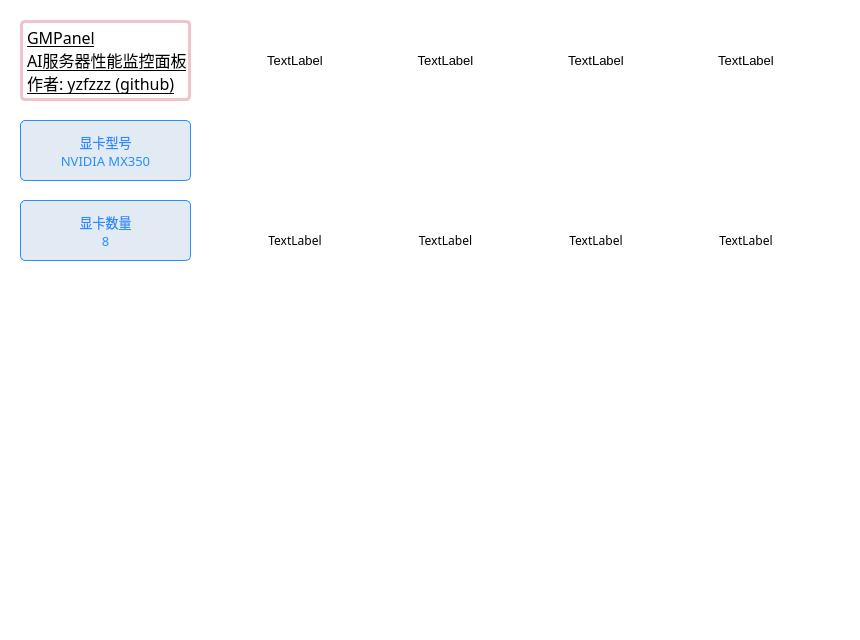
<?xml version="1.0" encoding="UTF-8"?>
<ui version="4.0">
 <class>Widget</class>
 <widget class="QWidget" name="Widget">
  <property name="geometry">
   <rect>
    <x>0</x>
    <y>0</y>
    <width>860</width>
    <height>640</height>
   </rect>
  </property>
  <property name="sizePolicy">
   <sizepolicy hsizetype="Fixed" vsizetype="Fixed">
    <horstretch>0</horstretch>
    <verstretch>0</verstretch>
   </sizepolicy>
  </property>
  <property name="minimumSize">
   <size>
    <width>860</width>
    <height>640</height>
   </size>
  </property>
  <property name="maximumSize">
   <size>
    <width>860</width>
    <height>640</height>
   </size>
  </property>
  <property name="font">
   <font>
    <family>Dubai</family>
    <stylestrategy>PreferAntialias</stylestrategy>
   </font>
  </property>
  <property name="windowTitle">
   <string>GMPanel</string>
  </property>
  <property name="autoFillBackground">
   <bool>false</bool>
  </property>
  <property name="styleSheet">
   <string notr="true">background-color: rgb(255,255,255);
color: rgb(0,0,0);
</string>
  </property>
  <widget class="QLabel" name="gpu_name">
   <property name="geometry">
    <rect>
     <x>20</x>
     <y>120</y>
     <width>171</width>
     <height>61</height>
    </rect>
   </property>
   <property name="font">
    <font>
     <family>Microsoft YaHei</family>
     <pointsize>10</pointsize>
    </font>
   </property>
   <property name="styleSheet">
    <string notr="true">	border: 1px solid #298DFF; /* 无边框 */
	border-radius: 5px; /* 边框圆角 */
	background-color: #E2EAF4; /* 背景颜色 */
	color: #298DFF; /* 文本颜色 */
	font-family: &quot;Microsoft YaHei&quot;; /* 文本字体族 */
	font-size: 10pt; /* 文本字体大小 */
</string>
   </property>
   <property name="frameShadow">
    <enum>QFrame::Plain</enum>
   </property>
   <property name="text">
    <string>显卡型号
NVIDIA MX350</string>
   </property>
   <property name="scaledContents">
    <bool>false</bool>
   </property>
   <property name="alignment">
    <set>Qt::AlignCenter</set>
   </property>
  </widget>
  <widget class="QLabel" name="gpu_num">
   <property name="geometry">
    <rect>
     <x>20</x>
     <y>200</y>
     <width>171</width>
     <height>61</height>
    </rect>
   </property>
   <property name="font">
    <font>
     <family>Microsoft YaHei</family>
     <pointsize>10</pointsize>
    </font>
   </property>
   <property name="focusPolicy">
    <enum>Qt::NoFocus</enum>
   </property>
   <property name="contextMenuPolicy">
    <enum>Qt::NoContextMenu</enum>
   </property>
   <property name="styleSheet">
    <string notr="true">	border: 1px solid #298DFF; /* 无边框 */
	border-radius: 5px; /* 边框圆角 */
	background-color:#E2EAF4; /* 背景颜色 */
	color: #298DFF; /* 文本颜色 */
	font-family: &quot;Microsoft YaHei&quot;; /* 文本字体族 */
	font-size: 10pt; /* 文本字体大小 */
</string>
   </property>
   <property name="frameShape">
    <enum>QFrame::NoFrame</enum>
   </property>
   <property name="frameShadow">
    <enum>QFrame::Plain</enum>
   </property>
   <property name="text">
    <string>显卡数量
8</string>
   </property>
   <property name="alignment">
    <set>Qt::AlignCenter</set>
   </property>
   <property name="wordWrap">
    <bool>false</bool>
   </property>
  </widget>
  <widget class="QWidget" name="horizontalLayoutWidget">
   <property name="geometry">
    <rect>
     <x>220</x>
     <y>81</y>
     <width>601</width>
     <height>161</height>
    </rect>
   </property>
   <layout class="QHBoxLayout" name="horizontalLayout_4">
    <property name="spacing">
     <number>20</number>
    </property>
    <property name="leftMargin">
     <number>10</number>
    </property>
    <property name="topMargin">
     <number>5</number>
    </property>
    <property name="rightMargin">
     <number>10</number>
    </property>
    <property name="bottomMargin">
     <number>2</number>
    </property>
    <item>
     <widget class="water_progress" name="water1" native="true">
      <property name="sizePolicy">
       <sizepolicy hsizetype="Expanding" vsizetype="Expanding">
        <horstretch>0</horstretch>
        <verstretch>0</verstretch>
       </sizepolicy>
      </property>
      <property name="minimumSize">
       <size>
        <width>120</width>
        <height>120</height>
       </size>
      </property>
      <property name="maximumSize">
       <size>
        <width>360</width>
        <height>360</height>
       </size>
      </property>
      <property name="baseSize">
       <size>
        <width>120</width>
        <height>120</height>
       </size>
      </property>
     </widget>
    </item>
    <item>
     <widget class="water_progress" name="water2" native="true">
      <property name="sizePolicy">
       <sizepolicy hsizetype="Expanding" vsizetype="Expanding">
        <horstretch>0</horstretch>
        <verstretch>0</verstretch>
       </sizepolicy>
      </property>
      <property name="minimumSize">
       <size>
        <width>120</width>
        <height>120</height>
       </size>
      </property>
      <property name="maximumSize">
       <size>
        <width>360</width>
        <height>360</height>
       </size>
      </property>
      <property name="baseSize">
       <size>
        <width>120</width>
        <height>120</height>
       </size>
      </property>
     </widget>
    </item>
    <item>
     <widget class="water_progress" name="water3" native="true">
      <property name="sizePolicy">
       <sizepolicy hsizetype="Expanding" vsizetype="Expanding">
        <horstretch>0</horstretch>
        <verstretch>0</verstretch>
       </sizepolicy>
      </property>
      <property name="minimumSize">
       <size>
        <width>120</width>
        <height>120</height>
       </size>
      </property>
      <property name="maximumSize">
       <size>
        <width>360</width>
        <height>360</height>
       </size>
      </property>
      <property name="baseSize">
       <size>
        <width>120</width>
        <height>120</height>
       </size>
      </property>
     </widget>
    </item>
    <item>
     <widget class="water_progress" name="water4" native="true">
      <property name="sizePolicy">
       <sizepolicy hsizetype="Expanding" vsizetype="Expanding">
        <horstretch>0</horstretch>
        <verstretch>0</verstretch>
       </sizepolicy>
      </property>
      <property name="minimumSize">
       <size>
        <width>120</width>
        <height>120</height>
       </size>
      </property>
      <property name="maximumSize">
       <size>
        <width>360</width>
        <height>360</height>
       </size>
      </property>
      <property name="baseSize">
       <size>
        <width>120</width>
        <height>120</height>
       </size>
      </property>
     </widget>
    </item>
   </layout>
  </widget>
  <widget class="QWidget" name="horizontalLayoutWidget_2">
   <property name="geometry">
    <rect>
     <x>220</x>
     <y>40</y>
     <width>601</width>
     <height>41</height>
    </rect>
   </property>
   <layout class="QHBoxLayout" name="horizontalLayout_5">
    <property name="spacing">
     <number>20</number>
    </property>
    <property name="leftMargin">
     <number>10</number>
    </property>
    <property name="rightMargin">
     <number>10</number>
    </property>
    <item>
     <widget class="QLabel" name="label_up_1">
      <property name="font">
       <font>
        <family>Microsoft YaHei UI</family>
        <pointsize>10</pointsize>
        <weight>50</weight>
        <bold>false</bold>
        <stylestrategy>PreferDefault</stylestrategy>
       </font>
      </property>
      <property name="text">
       <string>TextLabel</string>
      </property>
      <property name="alignment">
       <set>Qt::AlignCenter</set>
      </property>
     </widget>
    </item>
    <item>
     <widget class="QLabel" name="label_up_2">
      <property name="font">
       <font>
        <family>Microsoft YaHei UI</family>
        <pointsize>10</pointsize>
        <stylestrategy>PreferDefault</stylestrategy>
       </font>
      </property>
      <property name="text">
       <string>TextLabel</string>
      </property>
      <property name="alignment">
       <set>Qt::AlignCenter</set>
      </property>
     </widget>
    </item>
    <item>
     <widget class="QLabel" name="label_up_3">
      <property name="font">
       <font>
        <family>Microsoft YaHei UI</family>
        <pointsize>10</pointsize>
        <stylestrategy>PreferDefault</stylestrategy>
       </font>
      </property>
      <property name="text">
       <string>TextLabel</string>
      </property>
      <property name="alignment">
       <set>Qt::AlignCenter</set>
      </property>
     </widget>
    </item>
    <item>
     <widget class="QLabel" name="label_up_4">
      <property name="font">
       <font>
        <family>Microsoft YaHei UI</family>
        <pointsize>10</pointsize>
        <stylestrategy>PreferDefault</stylestrategy>
       </font>
      </property>
      <property name="text">
       <string>TextLabel</string>
      </property>
      <property name="alignment">
       <set>Qt::AlignCenter</set>
      </property>
     </widget>
    </item>
   </layout>
  </widget>
  <widget class="QFrame" name="horizontalFrame_4">
   <property name="geometry">
    <rect>
     <x>10</x>
     <y>280</y>
     <width>831</width>
     <height>331</height>
    </rect>
   </property>
   <property name="mouseTracking">
    <bool>true</bool>
   </property>
   <property name="autoFillBackground">
    <bool>false</bool>
   </property>
   <property name="styleSheet">
    <string notr="true">horizontalFrame_4{
background-image:url(:/backimg.png);}</string>
   </property>
   <property name="frameShape">
    <enum>QFrame::NoFrame</enum>
   </property>
   <property name="frameShadow">
    <enum>QFrame::Plain</enum>
   </property>
   <property name="lineWidth">
    <number>0</number>
   </property>
   <layout class="QHBoxLayout" name="horizontalLayout">
    <item>
     <widget class="smooth_chart" name="schart_left" native="true">
      <property name="font">
       <font>
        <family>阿里巴巴普惠体 R</family>
       </font>
      </property>
      <property name="styleSheet">
       <string notr="true"/>
      </property>
     </widget>
    </item>
    <item>
     <widget class="net_chart" name="schart_right" native="true">
      <property name="font">
       <font>
        <family>阿里巴巴普惠体 R</family>
       </font>
      </property>
      <property name="autoFillBackground">
       <bool>false</bool>
      </property>
      <property name="styleSheet">
       <string notr="true"/>
      </property>
     </widget>
    </item>
   </layout>
  </widget>
  <widget class="QWidget" name="horizontalLayoutWidget_3">
   <property name="geometry">
    <rect>
     <x>220</x>
     <y>220</y>
     <width>601</width>
     <height>41</height>
    </rect>
   </property>
   <layout class="QHBoxLayout" name="horizontalLayout_6">
    <property name="spacing">
     <number>20</number>
    </property>
    <property name="leftMargin">
     <number>10</number>
    </property>
    <property name="rightMargin">
     <number>10</number>
    </property>
    <item>
     <widget class="QLabel" name="label_down_1">
      <property name="font">
       <font>
        <family>Microsoft YaHei</family>
        <stylestrategy>PreferDefault</stylestrategy>
       </font>
      </property>
      <property name="text">
       <string>TextLabel</string>
      </property>
      <property name="alignment">
       <set>Qt::AlignCenter</set>
      </property>
     </widget>
    </item>
    <item>
     <widget class="QLabel" name="label_down_2">
      <property name="font">
       <font>
        <family>Microsoft YaHei</family>
        <stylestrategy>PreferDefault</stylestrategy>
       </font>
      </property>
      <property name="text">
       <string>TextLabel</string>
      </property>
      <property name="alignment">
       <set>Qt::AlignCenter</set>
      </property>
     </widget>
    </item>
    <item>
     <widget class="QLabel" name="label_down_3">
      <property name="font">
       <font>
        <family>Microsoft YaHei</family>
        <stylestrategy>PreferDefault</stylestrategy>
       </font>
      </property>
      <property name="text">
       <string>TextLabel</string>
      </property>
      <property name="alignment">
       <set>Qt::AlignCenter</set>
      </property>
     </widget>
    </item>
    <item>
     <widget class="QLabel" name="label_down_4">
      <property name="font">
       <font>
        <family>Microsoft YaHei</family>
        <stylestrategy>PreferDefault</stylestrategy>
       </font>
      </property>
      <property name="text">
       <string>TextLabel</string>
      </property>
      <property name="alignment">
       <set>Qt::AlignCenter</set>
      </property>
     </widget>
    </item>
   </layout>
  </widget>
  <widget class="QLabel" name="introduction">
   <property name="geometry">
    <rect>
     <x>20</x>
     <y>20</y>
     <width>171</width>
     <height>81</height>
    </rect>
   </property>
   <property name="font">
    <font>
     <family>阿里巴巴普惠体 L</family>
     <pointsize>12</pointsize>
     <weight>50</weight>
     <bold>false</bold>
     <underline>true</underline>
     <stylestrategy>PreferDefault</stylestrategy>
     <kerning>true</kerning>
    </font>
   </property>
   <property name="styleSheet">
    <string notr="true">border: 3px solid #EFC3CA; /* 无边框 */
border-radius: 5px; /* 边框圆角 */
</string>
   </property>
   <property name="text">
    <string>GMPanel
AI服务器性能监控面板
作者: yzfzzz (github)</string>
   </property>
  </widget>
  <zorder>horizontalFrame_4</zorder>
  <zorder>gpu_name</zorder>
  <zorder>gpu_num</zorder>
  <zorder>horizontalLayoutWidget</zorder>
  <zorder>horizontalLayoutWidget_2</zorder>
  <zorder>horizontalLayoutWidget_3</zorder>
  <zorder>introduction</zorder>
 </widget>
 <customwidgets>
  <customwidget>
   <class>water_progress</class>
   <extends>QWidget</extends>
   <header>water_progress.h</header>
   <container>1</container>
  </customwidget>
  <customwidget>
   <class>smooth_chart</class>
   <extends>QWidget</extends>
   <header>smooth_chart.h</header>
   <container>1</container>
  </customwidget>
  <customwidget>
   <class>net_chart</class>
   <extends>QWidget</extends>
   <header>net_chart.h</header>
   <container>1</container>
  </customwidget>
 </customwidgets>
 <resources/>
 <connections/>
</ui>
